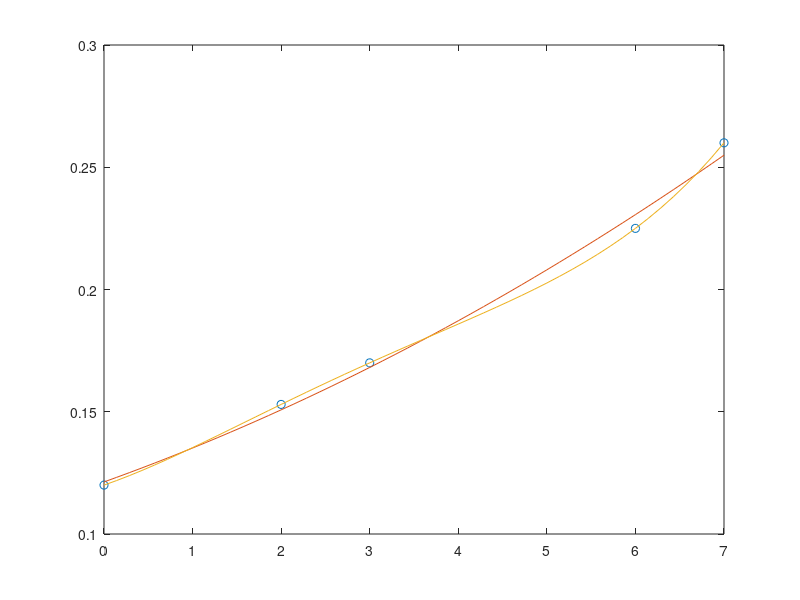

MATLAB code to generate this figure:
%%Bloque 1. Graficar los puntos originales

x2=[0,2,3,6,7];
y=[0.12,0.153,0.17,0.225,0.26];
plot(x2,y, 'o')
hold on

%%Bloque 2. Graficar px si tengo la expresión en papel

x=linspace(0,7,50);
px=0.1213+0.0130.*x+0.00087.*x.^2;
plot(x,px)

%%Bloque 3. Graficar px SI NO TENGO la expresión EN PAPEL

A=polyfit(x2,y,4) %%Calcula los coeficientes a0,a1,...
%  con mínimos cuadrados
px2=A(5)+A(4).*x+A(3).*x.^2+A(2).*x.^3+A(1).*x.^4;
plot(x,px2)

%%Bloque 4. Sustituir un valor dado en px

xnueva=3.5
ynueva= A(5)+A(4).*xnueva+A(3).*xnueva.^2+A(2).*xnueva.^3+A(1).*xnueva.^4
